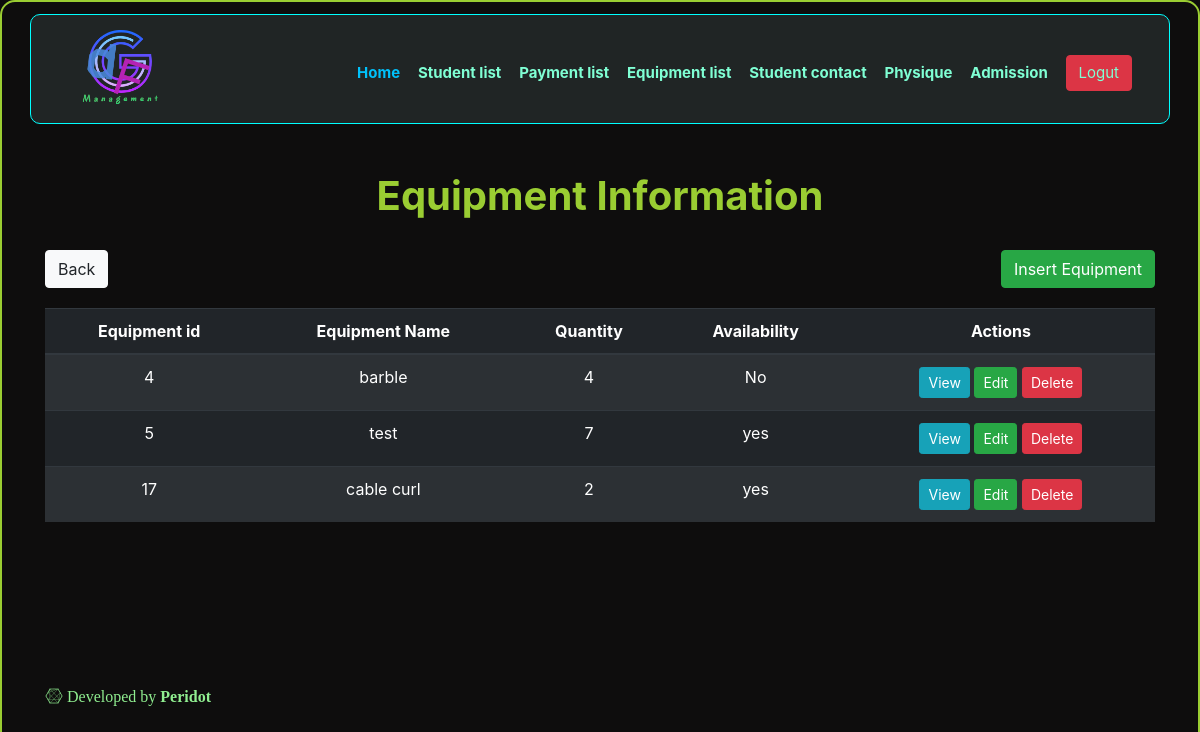
Page /equipment_information_view.php (signed in) on the committed database.
### tables this page shows
CREATE TABLE `equipment_information` (
  `Equipment_id` int(15) NOT NULL,
  `Equipment_Name` text NOT NULL,
  `Quantity` int(20) NOT NULL,
  `Availability` varchar(20) NOT NULL
);

### equipment_information_view.php (the view, shortened to what this page needs)
<?php
$db_host = 'localhost';
$db_user = 'root';
$db_pass = '';
$db_name = 'fdg_database';
$conn = mysqli_connect($db_host, $db_user, $db_pass, $db_name);
$sql = 'SELECT *
		FROM equipment_information';
$query = mysqli_query($conn, $sql);
?>
<html>
<head>
    <link rel="stylesheet" href="https://stackpath.bootstrapcdn.com/bootstrap/4.1.3/css/bootstrap.min.css">
    <link rel="stylesheet" href="https://use.fontawesome.com/releases/v5.5.0/css/all.css">
    <link rel="stylesheet" href="css/style.css">
    <link href="https://unpkg.com/aos@2.3.1/dist/aos.css" rel="stylesheet">
</head>
<body class="neon">
    <section>
        <header class="container" style="background-color:#202525">
            <div class="logo">
                <img src="images/fdg.png" alt="Logo">
            </div>
            <nav class="nav_bar">
                <ul>
                    <li class="active"><a href="success.php">Home</a></li>
                    <li><a class="another_active" href="student_information_view.php">Student list</a></li>
                    <li><a href="payment_information_view.php">Payment list</a></li>
                    <li><a href="equipment_information_view.php">Equipment list</a></li>
                    <li><a href="contact_information_view.php">Student contact</a></li>
                    <li><a href="physique_information_view.php">Physique</a></li>
                    <li><a href="admission_form_view.php">Admission</a></li>
                    <li>
                        <a class="btn btn-danger" href="logout.php">Logut</a></li>
                </ul>
            </nav>
        </header>
    </section>
    <section>
        <div class="container" data-aos="flip-up">
            <br>
            <br>
            <h1>Equipment Information</h1>
            <div class="back">
                <a class="btn btn-light" href="success.php">Back</a>
            </div>
            <div class="insert">
                <a class="btn btn-success" href="equipment_information_form.php">Insert Equipment</a>
            </div>
            <table class="table table-striped table-dark text-center">
                <thead>
                    <tr>
                        <th scope="col">Equipment id</th>
                        <th scope="col">Equipment Name</th>
                        <th scope="col">Quantity</th>
                        <th scope="col">Availability</th>
                        <th scope="col">Actions</th>
                    </tr>
                </thead>
                <tbody>
                    <?php
            while ($row=mysqli_fetch_assoc($query)){
          ?>
                    <tr>
                        <td>
                            <?php echo $row['Equipment_id']; ?>
                        </td>
                        <td>
                            <?php echo $row['Equipment_Name']; ?>
                        </td>
                        <td>
                            <?php echo $row['Quantity']; ?>
                        </td>
                        <td>
                            <?php echo $row['Availability']; ?>
                        </td>
                        <td>
                            <a class="btn btn-info btn-sm" href="equipment_information_indiView.php?Equipment_id=<?php echo $row['Equipment_id']; ?>">View</a>
                            <a class="btn btn-success btn-sm" href="equipment_information_edit.php?Equipment_id=<?php echo $row['Equipment_id']; ?>">Edit</a>
                            <a class="btn btn-danger btn-sm" href="equipment_information_delete.php?Equipment_id=<?php echo $row['Equipment_id']; ?>" onclick="return confirm('Are You sure?')">Delete</a>
                        </td>
                    </tr>
                    <?php } ?>
                </tbody>
            </table>
        </div>
    </section>
    <section class="container">
        <footer>
            <p class="developer">
                <i class="fab fa-connectdevelop"> Developed by <strong>Peridot</strong></i>
            </p>
        </footer>
    </section>
</body>
</html>

### css/style.css (style rules this page uses)
header { height: 110px; background-color: aliceblue; border-radius: 10px; }
.logo > img { width: 155px; margin-top: -15px; position: relative; }
.nav_bar > ul > li { list-style: none; display: inline-block; }
.nav_bar > ul > li > a { text-decoration: none; font-size: 15px; margin-left: -8px; margin-right: 22px; color: aquamarine; }
.nav_bar > ul > .active > a { color: #00c1fb; }
.another_active { color: aquamarine; }
.logo { float: left; position: absolute; font-weight: bolder; font-style: italic; color: aliceblue; }
.nav_bar { float: right; margin-top: 40px; font-weight: 700; }
.developer { color: lightgreen; margin-top: 15%; }
.neon { border-width: 2px; border-style: solid; border-color: #9acd32; border-radius: 15px; }
html { height: 100%; }
body { background-color: #0e0d0d; }
h1 { color: #9acd32; text-align: center; margin-bottom: 30px; font-weight: bold; }
.insert { float: right; color: aqua; margin-bottom: 20px; }
.back { float: left; }
header { background-color: #202525; margin-top: 1%; border-width: 1px; border-style: solid; border-color: aqua; }

### rows in the picture
equipment_information: Equipment_id "4", Equipment_Name "barble", Quantity "4", Availability "No"
equipment_information: Equipment_id "5", Equipment_Name "test", Quantity "7", Availability "yes"
equipment_information: Equipment_id "17", Equipment_Name "cable curl", Quantity "2", Availability "yes"
